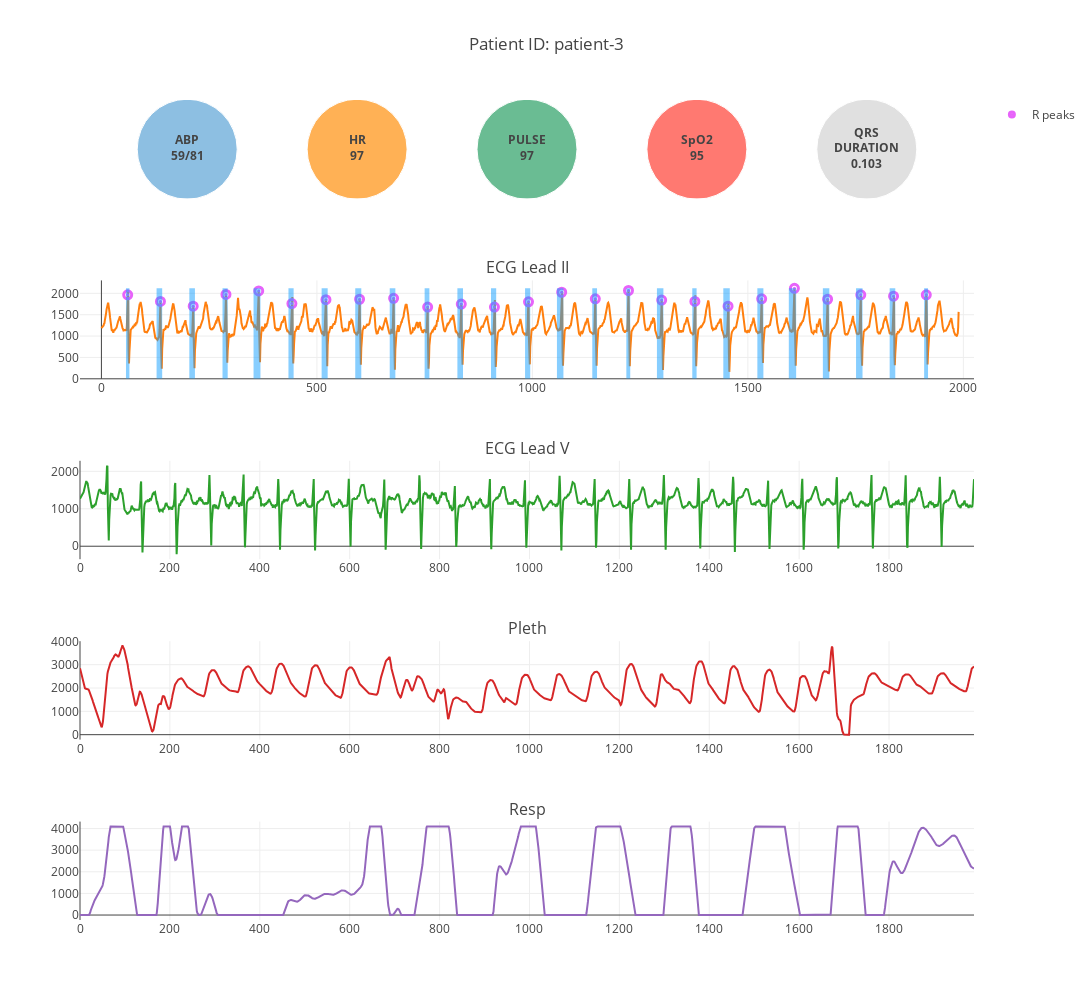

Here is the notebook cell this chart was saved with:
### Markdown cell above
### 5.2 Visualize resutls in an interactive plot

### Code cell
plotting(patient_df,patient_qrs)

### Figure 1 — Plotly figure (JSON) as saved in the notebook; plotly's stock layout.template omitted (floating-point values rounded to 4 significant figures; data arrays with more than 128 entries replaced by an {"elided": "..."} marker saying what was removed)
{"data": [{"hoverinfo": "none", "marker": {"color": ["rgb(93, 164, 214)", "rgb(255, 144, 14)", "rgb(44, 160, 101)", "rgb(255, 65, 54)", "rgb(211,211,211)"], "size": [100, 100, 100, 100, 100]}, "mode": "markers+text", "showlegend": false, "text": ["<b>ABP<br>59/81</b>", "<b>HR<br>97</b>", "<b>PULSE<br>97</b>", "<b>SpO2<br>95</b>", "<b>QRS<br>DURATION<br>0.103</b>"], "type": "scatter", "uid": "2c77b8d5-72dc-4ab2-b2ef-294baac2d990", "x": [1, 2, 3, 4, 5], "xaxis": "x", "y": [2, 2, 2, 2, 2], "yaxis": "y"}, {"mode": "lines", "name": "ECG Lead II", "showlegend": false, "text": "ECG Lead II", "type": "scatter", "uid": "cd5d3fb0-8861-498d-b88d-4246505a47e9", "x": {"elided": "1990 int values"}, "xaxis": "x2", "y": {"elided": "1990 int values"}, "yaxis": "y2"}, {"mode": "lines", "name": "ECG Lead V", "showlegend": false, "text": "ECG Lead V", "type": "scatter", "uid": "74748a2c-3711-4a98-8a0b-b82a13e86943", "x": {"elided": "1990 int values"}, "xaxis": "x3", "y": {"elided": "1990 int values"}, "yaxis": "y3"}, {"mode": "lines", "name": "Pleth", "showlegend": false, "text": "Pleth", "type": "scatter", "uid": "7f86748f-118d-47b4-a938-3c5bb912abdb", "x": {"elided": "1990 int values"}, "xaxis": "x4", "y": {"elided": "1990 int values"}, "yaxis": "y4"}, {"mode": "lines", "name": "Resp", "showlegend": false, "text": "Resp", "type": "scatter", "uid": "a100bbf3-ba4e-4124-9c5f-d82e041db86d", "x": {"elided": "1990 int values"}, "xaxis": "x5", "y": {"elided": "1990 int values"}, "yaxis": "y5"}, {"marker": {"color": "rgb(231, 99, 250)", "line": {"color": "rgb(231, 99, 250)", "width": 8}, "size": 3}, "mode": "markers", "name": "R peaks", "showlegend": true, "text": "R peaks", "type": "scatter", "uid": "947ed857-ec96-4fbb-a233-d07adbebe2f9", "x": [61, 137, 213, 289, 365, 442, 521, 599, 678, 757, 835, 912, 991, 1068, 1146, 1223, 1300, 1377, 1454, 1532, 1608, 1685, 1762, 1838, 1914], "xaxis": "x2", "y": [1965, 1811, 1699, 1975, 2057, 1760, 1852, 1862, 1883, 1678, 1750, 1678, 1801, 2026, 1873, 2067, 1842, 1811, 1699, 1873, 2118, 1862, 1965, 1934, 1965], "yaxis": "y2"}, {"fill": "tozeroy", "fillcolor": "rgba(17, 157, 255,0.5)", "mode": "none", "showlegend": false, "text": "QRS Complex", "type": "scatter", "uid": "70d193f3-eeb9-424d-b1e9-646321c7be00", "x": [57, 61, 65], "xaxis": "x2", "y": [2118, 2118, 2118], "yaxis": "y2"}, {"fill": "tozeroy", "fillcolor": "rgba(17, 157, 255,0.5)", "mode": "none", "showlegend": false, "text": "QRS Complex", "type": "scatter", "uid": "8e7c559a-e608-4054-a7d0-5bbcc9494906", "x": [128, 131, 133, 137, 141], "xaxis": "x2", "y": [2118, 2118, 2118, 2118, 2118], "yaxis": "y2"}, {"fill": "tozeroy", "fillcolor": "rgba(17, 157, 255,0.5)", "mode": "none", "showlegend": false, "text": "QRS Complex", "type": "scatter", "uid": "99f75333-8687-426c-8523-26de1c745b8f", "x": [204, 209, 211, 213, 217], "xaxis": "x2", "y": [2118, 2118, 2118, 2118, 2118], "yaxis": "y2"}, {"fill": "tozeroy", "fillcolor": "rgba(17, 157, 255,0.5)", "mode": "none", "showlegend": false, "text": "QRS Complex", "type": "scatter", "uid": "700cb648-149d-497e-baac-cf17186e6aa2", "x": [281, 285, 287, 289, 293], "xaxis": "x2", "y": [2118, 2118, 2118, 2118, 2118], "yaxis": "y2"}, {"fill": "tozeroy", "fillcolor": "rgba(17, 157, 255,0.5)", "mode": "none", "showlegend": false, "text": "QRS Complex", "type": "scatter", "uid": "c19f78cf-f019-4d5e-8c1f-1a20512dcf57", "x": [353, 361, 362, 365, 369], "xaxis": "x2", "y": [2118, 2118, 2118, 2118, 2118], "yaxis": "y2"}, {"fill": "tozeroy", "fillcolor": "rgba(17, 157, 255,0.5)", "mode": "none", "showlegend": false, "text": "QRS Complex", "type": "scatter", "uid": "ea189776-f18c-40d8-8d13-7b5f09a27e1e", "x": [434, 438, 440, 442, 446], "xaxis": "x2", "y": [2118, 2118, 2118, 2118, 2118], "yaxis": "y2"}, {"fill": "tozeroy", "fillcolor": "rgba(17, 157, 255,0.5)", "mode": "none", "showlegend": false, "text": "QRS Complex", "type": "scatter", "uid": "ce493470-2488-484b-a3c7-c1a68aa97ce8", "x": [511, 517, 518, 521, 525], "xaxis": "x2", "y": [2118, 2118, 2118, 2118, 2118], "yaxis": "y2"}, {"fill": "tozeroy", "fillcolor": "rgba(17, 157, 255,0.5)", "mode": "none", "showlegend": false, "text": "QRS Complex", "type": "scatter", "uid": "5caabec5-2ae8-41d2-bfc2-fd9ab2868866", "x": [589, 595, 597, 599, 601, 603], "xaxis": "x2", "y": [2118, 2118, 2118, 2118, 2118, 2118], "yaxis": "y2"}, {"fill": "tozeroy", "fillcolor": "rgba(17, 157, 255,0.5)", "mode": "none", "showlegend": false, "text": "QRS Complex", "type": "scatter", "uid": "160bfab5-22bd-418c-9a3b-ecfe66bed9e6", "x": [669, 674, 676, 678, 682], "xaxis": "x2", "y": [2118, 2118, 2118, 2118, 2118], "yaxis": "y2"}, {"fill": "tozeroy", "fillcolor": "rgba(17, 157, 255,0.5)", "mode": "none", "showlegend": false, "text": "QRS Complex", "type": "scatter", "uid": "fd33f93a-b597-40ce-8964-3907374f9cd5", "x": [750, 753, 755, 757, 761], "xaxis": "x2", "y": [2118, 2118, 2118, 2118, 2118], "yaxis": "y2"}, {"fill": "tozeroy", "fillcolor": "rgba(17, 157, 255,0.5)", "mode": "none", "showlegend": false, "text": "QRS Complex", "type": "scatter", "uid": "d40c905a-4d66-4d21-a3d2-50538e7391f9", "x": [826, 831, 832, 835, 839], "xaxis": "x2", "y": [2118, 2118, 2118, 2118, 2118], "yaxis": "y2"}, {"fill": "tozeroy", "fillcolor": "rgba(17, 157, 255,0.5)", "mode": "none", "showlegend": false, "text": "QRS Complex", "type": "scatter", "uid": "17e4a3b0-f545-41db-8143-cd4197c453ad", "x": [904, 908, 910, 912, 916], "xaxis": "x2", "y": [2118, 2118, 2118, 2118, 2118], "yaxis": "y2"}, {"fill": "tozeroy", "fillcolor": "rgba(17, 157, 255,0.5)", "mode": "none", "showlegend": false, "text": "QRS Complex", "type": "scatter", "uid": "b70eaa0a-f7f4-436c-84e5-892ea6a0cbc5", "x": [983, 987, 988, 991, 995], "xaxis": "x2", "y": [2118, 2118, 2118, 2118, 2118], "yaxis": "y2"}, {"fill": "tozeroy", "fillcolor": "rgba(17, 157, 255,0.5)", "mode": "none", "showlegend": false, "text": "QRS Complex", "type": "scatter", "uid": "5e8b8754-4ff6-4824-935a-502ebb29d34e", "x": [1057, 1064, 1066, 1068, 1072], "xaxis": "x2", "y": [2118, 2118, 2118, 2118, 2118], "yaxis": "y2"}, {"fill": "tozeroy", "fillcolor": "rgba(17, 157, 255,0.5)", "mode": "none", "showlegend": false, "text": "QRS Complex", "type": "scatter", "uid": "5a49ae7a-2da2-41d2-878c-1826f0ea5208", "x": [1139, 1142, 1144, 1146, 1150], "xaxis": "x2", "y": [2118, 2118, 2118, 2118, 2118], "yaxis": "y2"}, {"fill": "tozeroy", "fillcolor": "rgba(17, 157, 255,0.5)", "mode": "none", "showlegend": false, "text": "QRS Complex", "type": "scatter", "uid": "d6f6ca11-fbd8-4e9a-ba1d-fcb4a3f0eb0c", "x": [1218, 1219, 1221, 1223, 1227], "xaxis": "x2", "y": [2118, 2118, 2118, 2118, 2118], "yaxis": "y2"}, {"fill": "tozeroy", "fillcolor": "rgba(17, 157, 255,0.5)", "mode": "none", "showlegend": false, "text": "QRS Complex", "type": "scatter", "uid": "59c4970e-8f38-4a0f-818a-5fc111649cdc", "x": [1289, 1296, 1297, 1300, 1302, 1304], "xaxis": "x2", "y": [2118, 2118, 2118, 2118, 2118, 2118], "yaxis": "y2"}, {"fill": "tozeroy", "fillcolor": "rgba(17, 157, 255,0.5)", "mode": "none", "showlegend": false, "text": "QRS Complex", "type": "scatter", "uid": "1be53b3a-bb6d-4b70-a09f-4453d24340e5", "x": [1371, 1373, 1375, 1377, 1381], "xaxis": "x2", "y": [2118, 2118, 2118, 2118, 2118], "yaxis": "y2"}, {"fill": "tozeroy", "fillcolor": "rgba(17, 157, 255,0.5)", "mode": "none", "showlegend": false, "text": "QRS Complex", "type": "scatter", "uid": "ca0cccd0-375f-4ce6-a003-ff12ebb75838", "x": [1443, 1450, 1452, 1454, 1458], "xaxis": "x2", "y": [2118, 2118, 2118, 2118, 2118], "yaxis": "y2"}, {"fill": "tozeroy", "fillcolor": "rgba(17, 157, 255,0.5)", "mode": "none", "showlegend": false, "text": "QRS Complex", "type": "scatter", "uid": "7596dee1-5b59-40d4-a3fb-2886302fca64", "x": [1522, 1528, 1529, 1532, 1536], "xaxis": "x2", "y": [2118, 2118, 2118, 2118, 2118], "yaxis": "y2"}, {"fill": "tozeroy", "fillcolor": "rgba(17, 157, 255,0.5)", "mode": "none", "showlegend": false, "text": "QRS Complex", "type": "scatter", "uid": "acb06a90-97b7-4706-9300-9734880a33bf", "x": [1595, 1604, 1605, 1608, 1612], "xaxis": "x2", "y": [2118, 2118, 2118, 2118, 2118], "yaxis": "y2"}, {"fill": "tozeroy", "fillcolor": "rgba(17, 157, 255,0.5)", "mode": "none", "showlegend": false, "text": "QRS Complex", "type": "scatter", "uid": "5a27d878-3872-4ddd-8875-fff5bf269137", "x": [1674, 1681, 1682, 1685, 1689], "xaxis": "x2", "y": [2118, 2118, 2118, 2118, 2118], "yaxis": "y2"}, {"fill": "tozeroy", "fillcolor": "rgba(17, 157, 255,0.5)", "mode": "none", "showlegend": false, "text": "QRS Complex", "type": "scatter", "uid": "65f970c6-cecf-493e-a7f7-49964afe2b2d", "x": [1751, 1757, 1758, 1762, 1764, 1766], "xaxis": "x2", "y": [2118, 2118, 2118, 2118, 2118, 2118], "yaxis": "y2"}, {"fill": "tozeroy", "fillcolor": "rgba(17, 157, 255,0.5)", "mode": "none", "showlegend": false, "text": "QRS Complex", "type": "scatter", "uid": "066cb171-115a-4684-9ee9-4ab50da82504", "x": [1829, 1834, 1836, 1838, 1842], "xaxis": "x2", "y": [2118, 2118, 2118, 2118, 2118], "yaxis": "y2"}, {"fill": "tozeroy", "fillcolor": "rgba(17, 157, 255,0.5)", "mode": "none", "showlegend": false, "text": "QRS Complex", "type": "scatter", "uid": "d36fde25-08ee-4a42-9e3d-80b451dec7e0", "x": [1909, 1910, 1912, 1914, 1918], "xaxis": "x2", "y": [2118, 2118, 2118, 2118, 2118], "yaxis": "y2"}], "layout": {"annotations": [{"font": {"size": 16}, "showarrow": false, "text": "ECG Lead II", "x": 0.5, "xanchor": "center", "xref": "paper", "y": 0.78, "yanchor": "bottom", "yref": "paper"}, {"font": {"size": 16}, "showarrow": false, "text": "ECG Lead V", "x": 0.5, "xanchor": "center", "xref": "paper", "y": 0.56, "yanchor": "bottom", "yref": "paper"}, {"font": {"size": 16}, "showarrow": false, "text": "Pleth", "x": 0.5, "xanchor": "center", "xref": "paper", "y": 0.34, "yanchor": "bottom", "yref": "paper"}, {"font": {"size": 16}, "showarrow": false, "text": "Resp", "x": 0.5, "xanchor": "center", "xref": "paper", "y": 0.12, "yanchor": "bottom", "yref": "paper"}], "height": 1000, "title": {"text": "Patient ID: patient-3"}, "width": 1500, "xaxis": {"anchor": "y", "domain": [0, 1], "showgrid": false, "showticklabels": false}, "xaxis2": {"anchor": "y2", "domain": [0, 1]}, "xaxis3": {"anchor": "y3", "domain": [0, 1]}, "xaxis4": {"anchor": "y4", "domain": [0, 1]}, "xaxis5": {"anchor": "y5", "domain": [0, 1]}, "yaxis": {"anchor": "x", "domain": [0.88, 1], "showgrid": false, "showticklabels": false}, "yaxis2": {"anchor": "x2", "domain": [0.66, 0.78]}, "yaxis3": {"anchor": "x3", "domain": [0.44, 0.56]}, "yaxis4": {"anchor": "x4", "domain": [0.22, 0.34]}, "yaxis5": {"anchor": "x5", "domain": [0, 0.12]}}}
